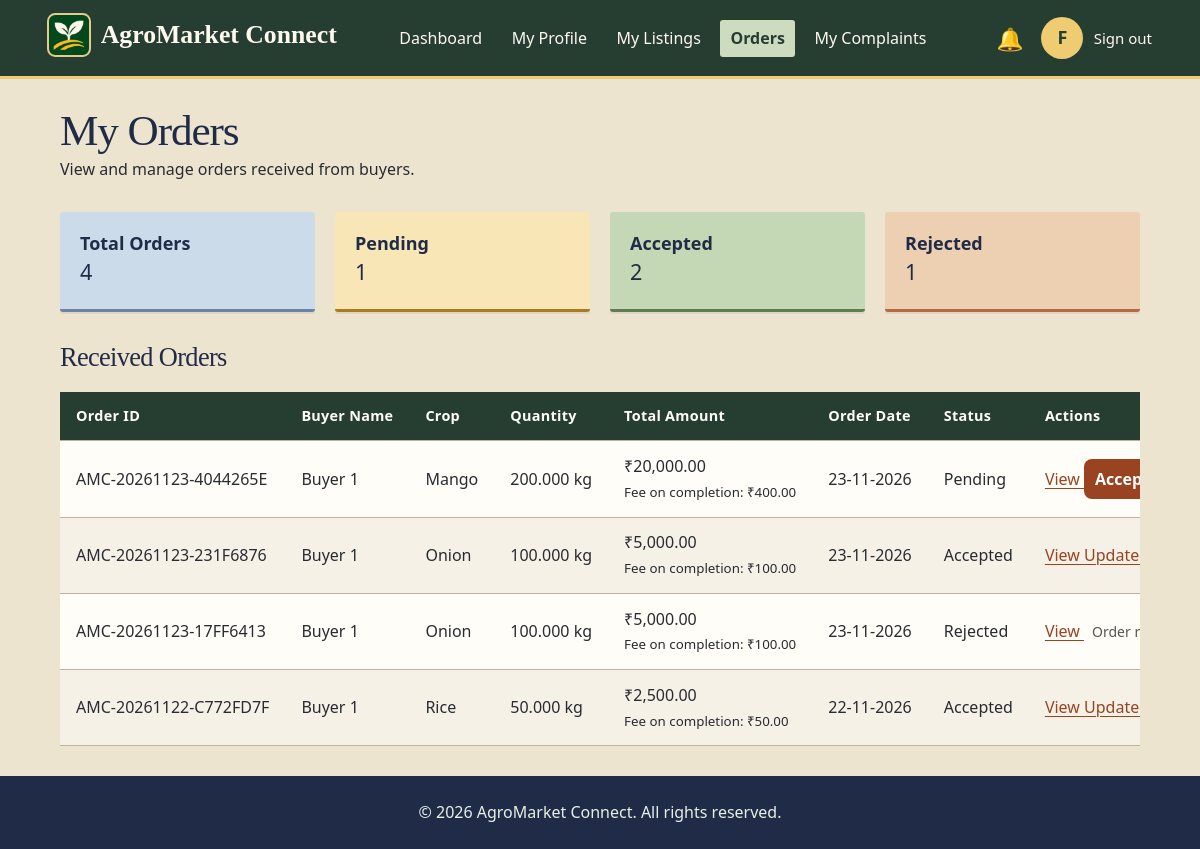
The page /Home/farmer/orders.php (signed in) on the database its author committed.
### tables this page shows
CREATE TABLE `users` (
    `user_id` bigint(20) UNSIGNED NOT NULL,
    `role` enum('admin', 'farmer', 'buyer') NOT NULL,
    `full_name` varchar(100) NOT NULL,
    `email` varchar(150) DEFAULT NULL,
    `mobile` varchar(15) DEFAULT NULL,
    `password_hash` varchar(255) NOT NULL,
    `account_status` enum(
        'pending',
        'active',
        'suspended',
        'closed'
    ) NOT NULL DEFAULT 'pending',
    `email_verified_at` datetime DEFAULT NULL,
    `mobile_verified_at` datetime DEFAULT NULL,
    `last_login_at` datetime DEFAULT NULL,
    `created_at` datetime NOT NULL DEFAULT current_timestamp(),
    `updated_at` datetime NOT NULL DEFAULT current_timestamp(),
    `token` varchar(64) DEFAULT NULL,
    `username` varchar(50) NOT NULL,
    `last_login` datetime DEFAULT NULL
);

CREATE TABLE `orders` (
    `order_id` bigint(20) UNSIGNED NOT NULL,
    `order_number` varchar(30) NOT NULL,
    `buyer_id` bigint(20) UNSIGNED NOT NULL,
    `farmer_id` bigint(20) UNSIGNED NOT NULL,
    `listing_id` bigint(20) UNSIGNED NOT NULL,
    `quantity` decimal(12, 3) NOT NULL,
    `quantity_unit` varchar(20) NOT NULL,
    `unit_price` decimal(12, 2) NOT NULL,
    `subtotal` decimal(12, 2) NOT NULL,
    `delivery_address` varchar(255) NOT NULL,
    `delivery_city` varchar(100) NOT NULL,
    `delivery_state` varchar(100) NOT NULL,
    `delivery_pincode` varchar(10) NOT NULL,
    `buyer_note` text DEFAULT NULL,
    `farmer_response_note` text DEFAULT NULL,
    `order_status` enum(
        'pending',
        'accepted',
        'rejected',
        'cancelled',
        'completed',
        'dispatched',
        'ready_for_pickup'
    ) NOT NULL DEFAULT 'pending',
    `terms_accepted_at` datetime DEFAULT NULL,
    `terms_version` varchar(30) DEFAULT NULL,
    `placed_at` datetime DEFAULT current_timestamp(),
    `updated_at` datetime DEFAULT current_timestamp() ON UPDATE current_timestamp(),
    `fulfilment_method` enum('delivery', 'pickup') NOT NULL DEFAULT 'delivery'
);

CREATE TABLE `crop_listings` (
    `listing_id` bigint(20) UNSIGNED NOT NULL,
    `farmer_id` bigint(20) UNSIGNED NOT NULL,
    `category_id` int(10) UNSIGNED NOT NULL,
    `crop_name` varchar(120) NOT NULL,
    `variety` varchar(120) DEFAULT NULL,
    `description` text DEFAULT NULL,
    `quantity_available` decimal(12, 3) NOT NULL,
    `quantity_unit` varchar(20) NOT NULL,
    `price_per_unit` decimal(12, 2) NOT NULL,
    `minimum_order_quantity` decimal(12, 3) DEFAULT NULL,
    `quality_grade` varchar(50) DEFAULT NULL,
    `harvest_date` date DEFAULT NULL,
    `available_from` date DEFAULT NULL,
    `available_until` date DEFAULT NULL,
    `listing_status` enum(
        'available',
        'paused',
        'sold_out',
        'removed'
    ) NOT NULL DEFAULT 'available',
    `created_at` datetime DEFAULT current_timestamp(),
    `updated_at` datetime DEFAULT current_timestamp() ON UPDATE current_timestamp()
);

CREATE TABLE `order_commissions` (
    `order_id` bigint(20) UNSIGNED NOT NULL,
    `rate_percent` decimal(5, 2) NOT NULL,
    `amount` decimal(12, 2) NOT NULL,
    `collected_at` datetime DEFAULT NULL,
    `receipt_reference` varchar(100) DEFAULT NULL,
    `collected_by` bigint(20) UNSIGNED DEFAULT NULL
);

### Home/farmer/includes/header.php (called while the page is built, shortened)
<?php
$headerRole = "farmer";
$headerUser = $headerFarmer ?? [];
require __DIR__ . "/../../includes/portal-header.php";

### Home/includes/html.php (called while the page is built)
<?php
function e($value)
{
    return htmlspecialchars((string) ($value ?? ""), ENT_QUOTES, "UTF-8");
}

### Home/includes/notifications.php (called while the page is built, shortened)
<?php
function notificationBadgeCount(mysqli $link, int $userId): int
{
    $stmt = $link->prepare("SELECT COUNT(*) FROM notifications WHERE user_id = ? AND bell_seen = 0 AND is_read = 0");
    $stmt->execute([$userId]);
    return (int) $stmt->get_result()->fetch_row()[0];
}

### Home/farmer/orders.php (the view, shortened to what this page needs)
<?php
    require_once __DIR__ . "/../config/db.php";
    $farmerId = (int) $_SESSION['user_id'];
    require_once __DIR__ . "/../includes/html.php";
    $profileSql = "SELECT full_name, email, mobile
               FROM users
               WHERE user_id = ?
               AND role = 'farmer'
               LIMIT 1";
    $stmt = mysqli_prepare($link, $profileSql);
    mysqli_stmt_bind_param($stmt, "i", $farmerId);
    mysqli_stmt_execute($stmt);
    $profileResult = mysqli_stmt_get_result($stmt);
    $farmer        = mysqli_fetch_assoc($profileResult) ?: [];
    $summarySql = "SELECT
                   COUNT(*) AS total_orders,
                   COALESCE(
                       SUM(order_status = 'pending'), 0
                   ) AS pending_orders,
                   COALESCE(
                       SUM(order_status = 'accepted'), 0
                   ) AS accepted_orders,
                   COALESCE(
                       SUM(order_status = 'rejected'), 0
                   ) AS rejected_orders
               FROM orders
               WHERE farmer_id = ?";
    $stmt = mysqli_prepare($link, $summarySql);
    mysqli_stmt_bind_param($stmt, "i", $farmerId);
    mysqli_stmt_execute($stmt);
    $summaryResult = mysqli_stmt_get_result($stmt);
    $orderSummary = mysqli_fetch_assoc($summaryResult) ?: [
    "total_orders"    => 0,
    "pending_orders"  => 0,
    "accepted_orders" => 0,
    "rejected_orders" => 0,
    ];
    $orders = [];
    $ordersSql = "SELECT
                  o.order_id,
                  o.order_number,
                  o.quantity,
                  o.quantity_unit,
                  o.subtotal, cf.amount AS commission_fee,
                  o.order_status,
                  o.placed_at,
                  b.full_name AS buyer_name,
                  cl.crop_name
              FROM orders AS o LEFT JOIN order_commissions cf ON cf.order_id = o.order_id
              INNER JOIN crop_listings AS cl
                  ON o.listing_id = cl.listing_id
              LEFT JOIN users AS b
                  ON o.buyer_id = b.user_id
              WHERE o.farmer_id = ?
              ORDER BY o.placed_at DESC, o.order_id DESC";
    $stmt = mysqli_prepare($link, $ordersSql);
    mysqli_stmt_bind_param($stmt, "i", $farmerId);
    mysqli_stmt_execute($stmt);
    $ordersResult = mysqli_stmt_get_result($stmt);
    while ($row = mysqli_fetch_assoc($ordersResult)) {
    $orders[] = $row;
    }
?>
<!DOCTYPE html>
<html lang="en">
<head>
    <link rel="stylesheet" href="farmer.css">
</head>
<body>
    <?php
        $activePage   = "orders.php";
        $headerFarmer = $farmer;
        require __DIR__ . "/includes/header.php";
    ?>
    <main class="orders-container">
        <h1>My Orders</h1>
        <p>View and manage orders received from buyers.</p>
        <section class="order-summary">
            <div>
                <h3>Total Orders</h3>
                <p><?php echo (int) $orderSummary['total_orders']; ?></p>
            </div>
            <div>
                <h3>Pending</h3>
                <p><?php echo (int) $orderSummary['pending_orders']; ?></p>
            </div>
            <div>
                <h3>Accepted</h3>
                <p><?php echo (int) $orderSummary['accepted_orders']; ?></p>
            </div>
            <div>
                <h3>Rejected</h3>
                <p><?php echo (int) $orderSummary['rejected_orders']; ?></p>
            </div>
        </section>
        <section class="orders-table-section">
            <h2>Received Orders</h2>
            <div class="table-wrapper">
                <table>
                    <thead>
                        <tr>
                            <th>Order ID</th>
                            <th>Buyer Name</th>
                            <th>Crop</th>
                            <th>Quantity</th>
                            <th>Total Amount</th>
                            <th>Order Date</th>
                            <th>Status</th>
                            <th>Actions</th>
                        </tr>
                    </thead>
                    <tbody id="ordersTable">
                        <?php if (! empty($orders)): ?>
                            <?php foreach ($orders as $order): ?>
                                <tr>
                                    <td>
                                        <?php echo e($order['order_number']); ?>
                                    </td>
                                    <td>
                                        <?php echo e($order['buyer_name'] ?? "Buyer"); ?>
                                    </td>
                                    <td>
                                        <?php echo e($order['crop_name']); ?>
                                    </td>
                                    <td>
                                        <?php echo e($order['quantity']); ?>
                                        <?php echo e($order['quantity_unit']); ?>
                                    </td>
                                    <td>
                                        ₹<?php echo number_format((float) $order['subtotal'], 2); ?>
                                        <?php if ($order['commission_fee'] > 0): ?>
                                            <br><small>Fee on completion: ₹<?= e($order['commission_fee']) ?></small>
                                        <?php endif; ?>
                                    </td>
                                    <td>
                                        <?php
                                            echo ! empty($order['placed_at'])
                                                ? e(date("d-m-Y", strtotime($order['placed_at'])))
                                                : "Not available";
                                        ?>
                                    </td>
                                    <td class="status-cell">
                                        <?php
                                            $statusLabels = [
                                                "pending"   => "Pending",
                                                "accepted"  => "Accepted",
                                                "rejected"  => "Rejected",
                                                "cancelled" => "Cancelled",
                                                "completed" => "Completed",
                                                "ready_for_pickup" => "Ready for pickup",
                                                "dispatched" => "Dispatched",
                                            ];
                                            echo e(
                                                $statusLabels[$order['order_status']] ?? $order['order_status']
                                            );
                                        ?>
                                    </td>
                                    <td class="action-cell">
                                        <a href="order_details.php?id=<?php echo (int) $order['order_id']; ?>">
                                            View
                                        </a>
                                        <?php if ($order['order_status'] === "pending"): ?>
                                            <button
                                                type="button"
                                                data-order-id="<?php echo (int) $order['order_id']; ?>" data-order-action="accept">
                                                Accept
                                            </button>
                                        <?php else: ?>
                                            <?php if ($order['order_status'] === 'accepted'): ?>
                                                <a href="order_details.php?id=<?= (int) $order['order_id'] ?>">Update fulfilment</a>
                                            <?php endif; ?>
                                            <span class="action-message">
                                                Order <?php echo e(str_replace('_',' ',$order['order_status'])); ?>
                                            </span>
                                        <?php endif; ?>
                                    </td>
                                </tr>
                            <?php endforeach; ?>
                        <?php endif; ?>
                    </tbody>
                </table>
            </div>
        </section>
    </main>
    <footer>
        <p>&copy; 2026 AgroMarket Connect. All rights reserved.</p>
    </footer>
</body>
</html>

### Home/includes/portal-header.php (shortened to what this page needs)
<?php
require_once __DIR__ . "/html.php";
require_once __DIR__ . "/notifications.php";
$badgeCount = notificationBadgeCount($link, (int) $_SESSION['user_id']);
$headerName = $headerUser['full_name'] ?? $_SESSION['full_name'] ?? ucfirst($headerRole);
$headerInitial = strtoupper(substr(trim($headerName), 0, 1)) ?: strtoupper($headerRole[0]);
?>
<header class="<?= e($headerRole) ?>-header">
    <div class="header-left">
        <?php require __DIR__ . '/brand-home.php'; ?>
    </div>
    <div class="header-right">
        <div class="notification-menu">
            <a href="notifications.php" class="notification-bell"
               aria-label="Notifications, <?= (int) $badgeCount ?> new"
               <?= $activePage === "notifications.php" ? 'aria-current="page"' : '' ?>>
                <span class="bell-icon" aria-hidden="true">🔔</span>
            </a>
        </div>
        <div class="profile-menu">
            <button type="button" class="profile-avatar" id="profileToggle"
                    aria-label="Open profile details" aria-expanded="false" aria-controls="profilePopup">
                <?= e($headerInitial) ?>
            </button>
        </div>
        <?php require __DIR__ . '/signout.php'; ?>
    </div>
</header>

### rows shown on the page
users: full_name "F"
orders: order_number "AMC-20261123-4044265E", users.full_name "Buyer 1", listing.crop_name "Mango", quantity "200.000", quantity_unit "kg", subtotal "20,000.00", order_commissions.amount "400.00", placed_at "23-11-2026", order_status "Pending"
orders: order_number "AMC-20261123-231F6876", users.full_name "Buyer 1", listing.crop_name "Onion", quantity "100.000", quantity_unit "kg", subtotal "5,000.00", order_commissions.amount "100.00", placed_at "23-11-2026", order_status "Accepted"
orders: order_number "AMC-20261123-17FF6413", users.full_name "Buyer 1", listing.crop_name "Onion", quantity "100.000", quantity_unit "kg", subtotal "5,000.00", order_commissions.amount "100.00", placed_at "23-11-2026", order_status "Rejected"
orders: order_number "AMC-20261122-C772FD7F", users.full_name "Buyer 1", listing.crop_name "Rice", quantity "50.000", quantity_unit "kg", subtotal "2,500.00", order_commissions.amount "50.00", placed_at "22-11-2026", order_status "Accepted"

### other values the page prints
$orderSummary['total_orders'] "4"
$orderSummary['pending_orders'] "1"
$orderSummary['accepted_orders'] "2"
$orderSummary['rejected_orders'] "1"
